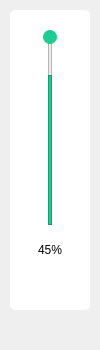
<?xml version="1.0" encoding="UTF-8"?>
<ui version="4.0">
 <class>VolumeTool</class>
 <widget class="QWidget" name="VolumeTool">
  <property name="geometry">
   <rect>
    <x>0</x>
    <y>0</y>
    <width>100</width>
    <height>350</height>
   </rect>
  </property>
  <property name="windowTitle">
   <string>Form</string>
  </property>
  <widget class="QWidget" name="volumeWidget" native="true">
   <property name="geometry">
    <rect>
     <x>10</x>
     <y>10</y>
     <width>80</width>
     <height>300</height>
    </rect>
   </property>
   <property name="styleSheet">
    <string notr="true">#volumeWidget
{
	background-color: #FFFFFF;
	border-radius: 5px;
}</string>
   </property>
   <widget class="QPushButton" name="silenceBtn">
    <property name="geometry">
     <rect>
      <x>0</x>
      <y>255</y>
      <width>80</width>
      <height>45</height>
     </rect>
    </property>
    <property name="minimumSize">
     <size>
      <width>80</width>
      <height>45</height>
     </size>
    </property>
    <property name="maximumSize">
     <size>
      <width>80</width>
      <height>45</height>
     </size>
    </property>
    <property name="styleSheet">
     <string notr="true">#silenceBtn
{
	border: none;
}

#silenceBtn:hover
{
	background-color: #F0F0F0;
}</string>
    </property>
    <property name="text">
     <string/>
    </property>
   </widget>
   <widget class="QLabel" name="volumeRadio">
    <property name="geometry">
     <rect>
      <x>0</x>
      <y>225</y>
      <width>80</width>
      <height>30</height>
     </rect>
    </property>
    <property name="minimumSize">
     <size>
      <width>0</width>
      <height>30</height>
     </size>
    </property>
    <property name="maximumSize">
     <size>
      <width>16777215</width>
      <height>30</height>
     </size>
    </property>
    <property name="text">
     <string>45%</string>
    </property>
    <property name="alignment">
     <set>Qt::AlignCenter</set>
    </property>
   </widget>
   <widget class="QWidget" name="volumeBox" native="true">
    <property name="geometry">
     <rect>
      <x>0</x>
      <y>0</y>
      <width>80</width>
      <height>225</height>
     </rect>
    </property>
    <widget class="QFrame" name="inLine">
     <property name="geometry">
      <rect>
       <x>38</x>
       <y>25</y>
       <width>4</width>
       <height>180</height>
      </rect>
     </property>
     <property name="styleSheet">
      <string notr="true">#inLine
{
	background-color: #ECECEC;
}</string>
     </property>
     <property name="frameShape">
      <enum>QFrame::StyledPanel</enum>
     </property>
     <property name="frameShadow">
      <enum>QFrame::Raised</enum>
     </property>
    </widget>
    <widget class="QFrame" name="outLine">
     <property name="geometry">
      <rect>
       <x>38</x>
       <y>65</y>
       <width>4</width>
       <height>150</height>
      </rect>
     </property>
     <property name="styleSheet">
      <string notr="true">#outLine
{
	background-color: #1ECC94;
}</string>
     </property>
     <property name="frameShape">
      <enum>QFrame::StyledPanel</enum>
     </property>
     <property name="frameShadow">
      <enum>QFrame::Raised</enum>
     </property>
    </widget>
    <widget class="QPushButton" name="sliderBtn">
     <property name="geometry">
      <rect>
       <x>33</x>
       <y>20</y>
       <width>14</width>
       <height>14</height>
      </rect>
     </property>
     <property name="styleSheet">
      <string notr="true">#sliderBtn
{
	background-color: #1ECC94;
	border-radius: 7px;
}</string>
     </property>
     <property name="text">
      <string/>
     </property>
    </widget>
   </widget>
  </widget>
 </widget>
 <resources/>
 <connections/>
</ui>
